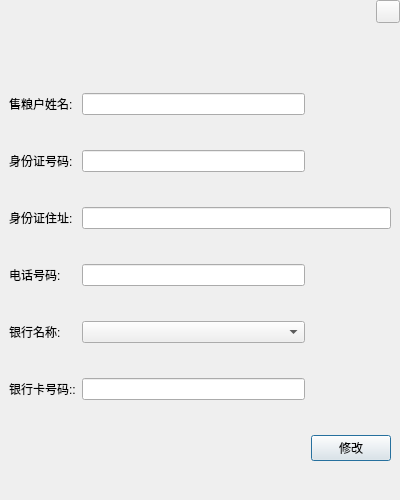
<?xml version="1.0" encoding="UTF-8"?>
<ui version="4.0">
 <class>FrmSellerEdit</class>
 <widget class="QDialog" name="FrmSellerEdit">
  <property name="geometry">
   <rect>
    <x>0</x>
    <y>0</y>
    <width>400</width>
    <height>500</height>
   </rect>
  </property>
  <property name="windowTitle">
   <string>Dialog</string>
  </property>
  <layout class="QGridLayout" name="gridLayout_3" rowstretch="1,9,0">
   <property name="leftMargin">
    <number>0</number>
   </property>
   <property name="topMargin">
    <number>0</number>
   </property>
   <property name="rightMargin">
    <number>0</number>
   </property>
   <property name="bottomMargin">
    <number>0</number>
   </property>
   <item row="0" column="0">
    <widget class="QWidget" name="widget" native="true">
     <layout class="QHBoxLayout" name="horizontalLayout">
      <property name="topMargin">
       <number>0</number>
      </property>
      <property name="rightMargin">
       <number>0</number>
      </property>
      <property name="bottomMargin">
       <number>0</number>
      </property>
      <item>
       <widget class="QLabel" name="labTitle">
        <property name="text">
         <string/>
        </property>
       </widget>
      </item>
      <item>
       <spacer name="horizontalSpacer">
        <property name="orientation">
         <enum>Qt::Horizontal</enum>
        </property>
        <property name="sizeHint" stdset="0">
         <size>
          <width>40</width>
          <height>20</height>
         </size>
        </property>
       </spacer>
      </item>
      <item>
       <widget class="QWidget" name="widget_3" native="true">
        <layout class="QGridLayout" name="gridLayout">
         <property name="leftMargin">
          <number>0</number>
         </property>
         <property name="topMargin">
          <number>0</number>
         </property>
         <property name="rightMargin">
          <number>0</number>
         </property>
         <property name="bottomMargin">
          <number>0</number>
         </property>
         <item row="0" column="0">
          <widget class="QToolButton" name="toolButton">
           <property name="text">
            <string/>
           </property>
          </widget>
         </item>
         <item row="1" column="0">
          <spacer name="verticalSpacer">
           <property name="orientation">
            <enum>Qt::Vertical</enum>
           </property>
           <property name="sizeHint" stdset="0">
            <size>
             <width>20</width>
             <height>40</height>
            </size>
           </property>
          </spacer>
         </item>
        </layout>
       </widget>
      </item>
     </layout>
    </widget>
   </item>
   <item row="1" column="0">
    <widget class="QWidget" name="widget_2" native="true">
     <layout class="QGridLayout" name="gridLayout_2">
      <item row="0" column="0">
       <widget class="QLabel" name="label_2">
        <property name="text">
         <string>售粮户姓名:</string>
        </property>
       </widget>
      </item>
      <item row="0" column="1">
       <widget class="QLineEdit" name="editName"/>
      </item>
      <item row="1" column="0">
       <widget class="QLabel" name="label_3">
        <property name="text">
         <string>身份证号码:</string>
        </property>
       </widget>
      </item>
      <item row="1" column="1">
       <widget class="QLineEdit" name="editIdentityID"/>
      </item>
      <item row="2" column="0">
       <widget class="QLabel" name="label_4">
        <property name="text">
         <string>身份证住址:</string>
        </property>
       </widget>
      </item>
      <item row="3" column="0">
       <widget class="QLabel" name="label_5">
        <property name="text">
         <string>电话号码:</string>
        </property>
       </widget>
      </item>
      <item row="3" column="1">
       <widget class="QLineEdit" name="editPhone"/>
      </item>
      <item row="4" column="0">
       <widget class="QLabel" name="label">
        <property name="text">
         <string>银行名称:</string>
        </property>
       </widget>
      </item>
      <item row="4" column="1">
       <widget class="QComboBox" name="cbxBankType"/>
      </item>
      <item row="5" column="0">
       <widget class="QLabel" name="label_6">
        <property name="text">
         <string>银行卡号码::</string>
        </property>
       </widget>
      </item>
      <item row="5" column="1">
       <widget class="QLineEdit" name="editBankID"/>
      </item>
      <item row="6" column="2">
       <widget class="QPushButton" name="btnEdit">
        <property name="text">
         <string>修改</string>
        </property>
       </widget>
      </item>
      <item row="2" column="1" colspan="2">
       <widget class="QLineEdit" name="editAddress"/>
      </item>
     </layout>
    </widget>
   </item>
  </layout>
 </widget>
 <resources/>
 <connections/>
</ui>
